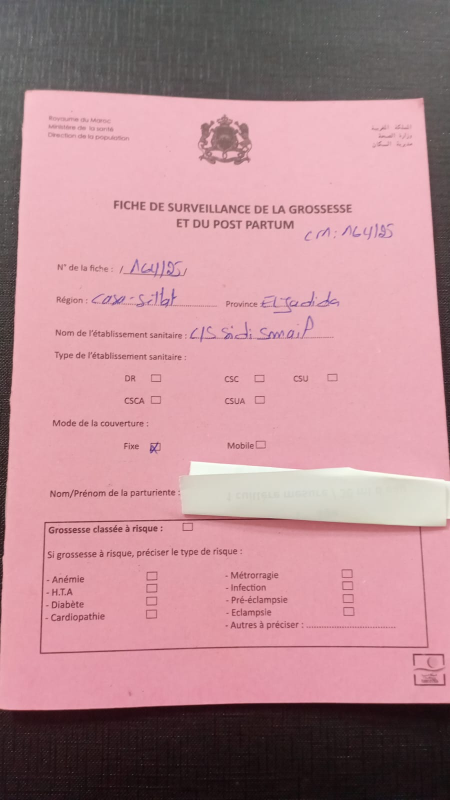
#> input picture data/Paper Registry/1-1.jpg, 900 x 1600 px (shown at 1/2 size)
$ python -i vision_utils.py   (imports and definitions only)   (older library calls are emulated)
#> lines starting #> are read from the running program, lines starting #| are printed output that depends on the picture
import cv2
import numpy as np

def verifier_qualite_image(image_path: str, seuil_laplacien: float = 100.0) -> dict:
#> called with image_path = '../data/Paper Registry/1-1.jpg', seuil_laplacien = 100
    image = cv2.imread(image_path)
#> image is the input picture: shape (1600, 900, 3); mean B, G, R 145.5, 138, 183.3
    if image is None:
        return {"accepter": False, "raison": "Image introuvable"}

    hauteur = 1000
    ratio = hauteur / image.shape[0]
#> ratio = 0.625
    dim = (int(image.shape[1] * ratio), hauteur)
#> dim = (562, 1000)
    resized = cv2.resize(image, dim, interpolation=cv2.INTER_AREA)
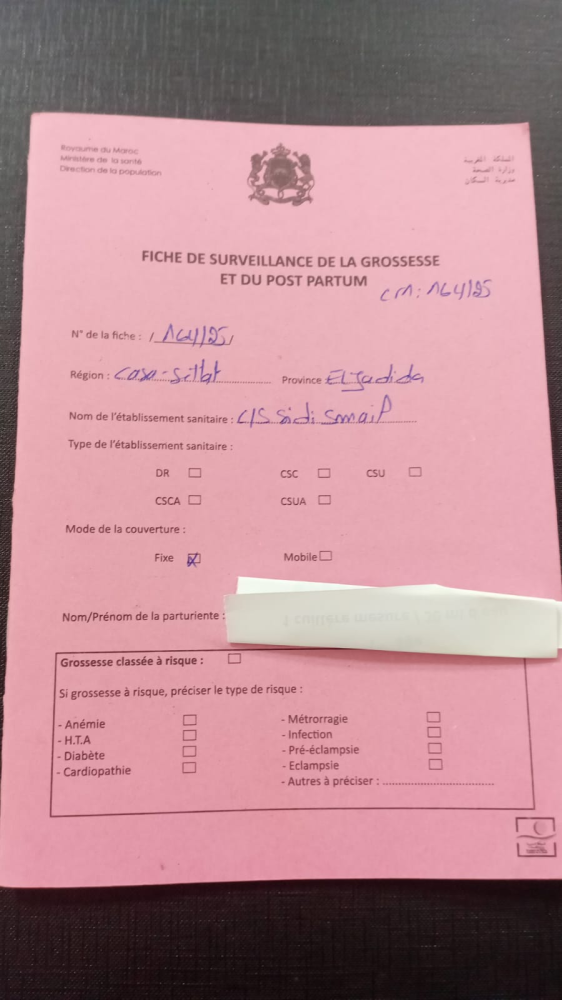
#> resized: shape (1000, 562, 3); mean B, G, R 145.5, 138, 183.3

    gray = cv2.cvtColor(resized, cv2.COLOR_BGR2GRAY)
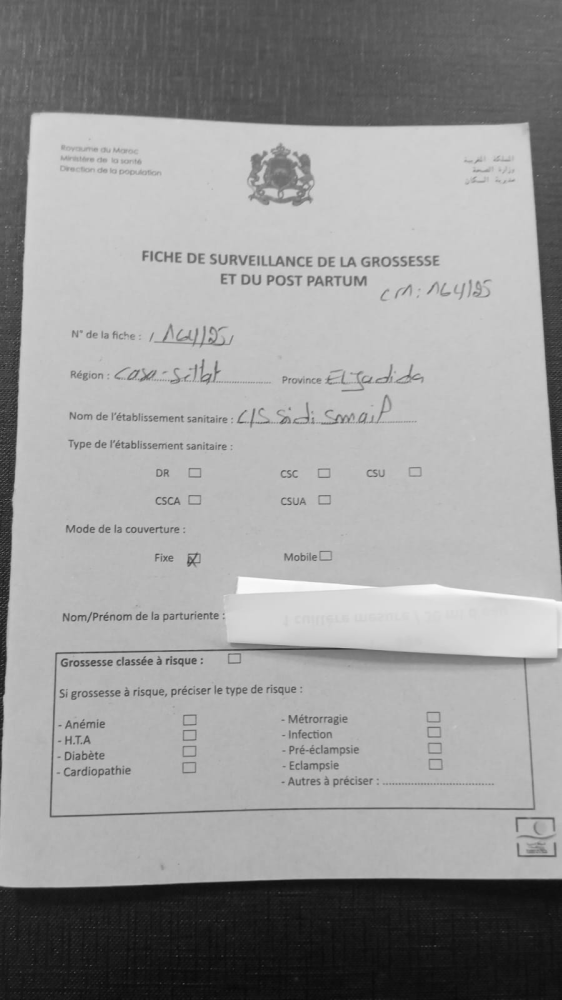
#> gray: shape (1000, 562); min 8, max 252, mean 152.4
    variance = cv2.Laplacian(gray, cv2.CV_64F).var()
#> variance = 252.3

    accepter = variance > seuil_laplacien
#> accepter = True
    return {
        "accepter": accepter,
        "score_nettete": variance,
        "raison": "Flou détecté, veuillez vous rapprocher et stabiliser" if not accepter else "OK"
    }

def aligner_sur_gabarit(image_path: str, template_path: str, max_features: int = 5000):
    img1 = cv2.imread(image_path, cv2.IMREAD_GRAYSCALE) # Photo prise par la sage-femme
    img2 = cv2.imread(template_path, cv2.IMREAD_GRAYSCALE) # Gabarit vierge

    sift = cv2.SIFT_create(max_features)
    kp1, des1 = sift.detectAndCompute(img1, None)
    kp2, des2 = sift.detectAndCompute(img2, None)

    index_params = dict(algorithm=1, trees=5)
    search_params = dict(checks=50)
    flann = cv2.FlannBasedMatcher(index_params, search_params)
    matches = flann.knnMatch(des1, des2, k=2)

    good_matches = []
    for m, n in matches:
        if m.distance < 0.7 * n.distance:
            good_matches.append(m)

    if len(good_matches) > 10:
        src_pts = np.float32([kp1[m.queryIdx].pt for m in good_matches]).reshape(-1, 1, 2)
        dst_pts = np.float32([kp2[m.trainIdx].pt for m in good_matches]).reshape(-1, 1, 2)

        M, mask = cv2.findHomography(src_pts, dst_pts, cv2.RANSAC, 5.0)
        h, w = img2.shape
        img_aligned = cv2.warpPerspective(cv2.imread(image_path), M, (w, h))
        return img_aligned, M
    else:
        raise ValueError("Pas assez de points de correspondance pour l'alignement.")

>>> result = verifier_qualite_image('../data/Paper Registry/1-1.jpg')
#> result = {'accepter': True, 'score_nettete': 252.3, 'raison': 'OK'}

$ run again, on data/Paper Registry/1-2.jpg
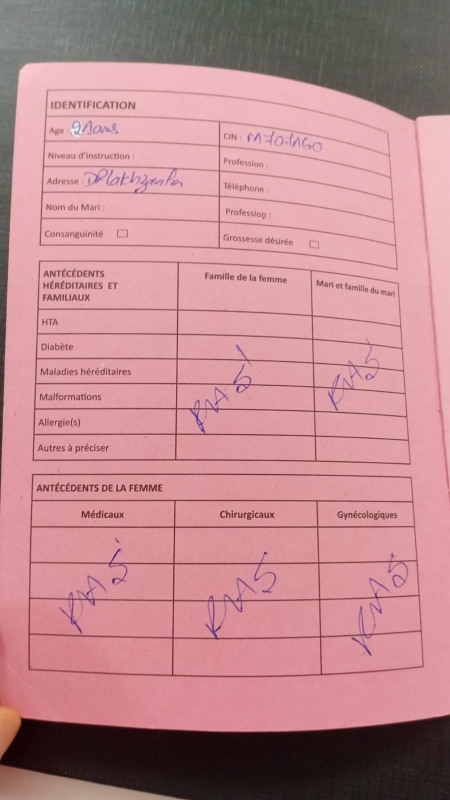
#> input picture data/Paper Registry/1-2.jpg, 900 x 1600 px (shown at 1/2 size)
#> in verifier_qualite_image, image is the input picture: shape (1600, 900, 3); mean B, G, R 142.5, 137.5, 191
#> in verifier_qualite_image, `resized = cv2.resize(image, dim, interpolation=cv2.INTER_AREA)`:
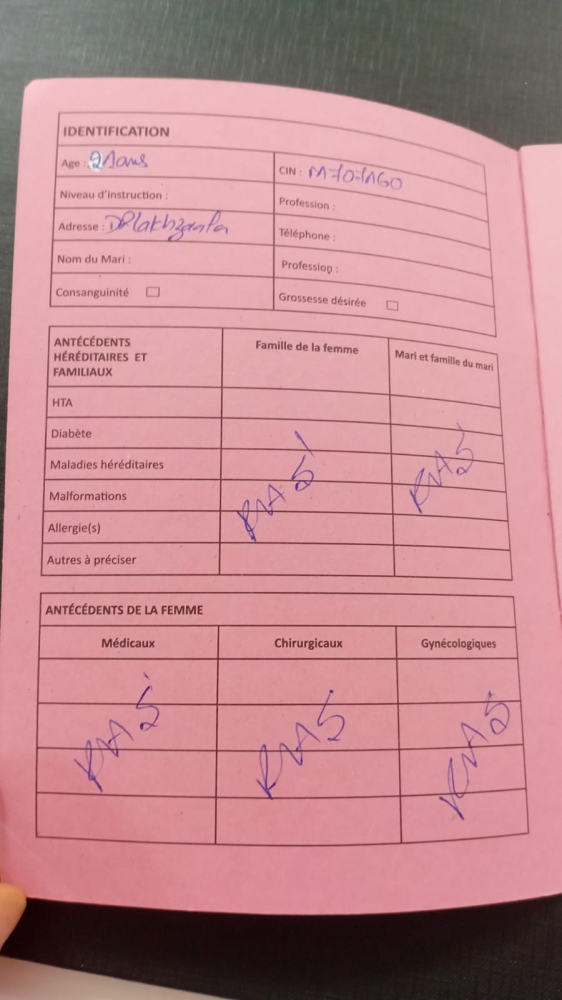
#> resized: shape (1000, 562, 3); mean B, G, R 142.5, 137.5, 191
#> in verifier_qualite_image, `gray = cv2.cvtColor(resized, cv2.COLOR_BGR2GRAY)`:
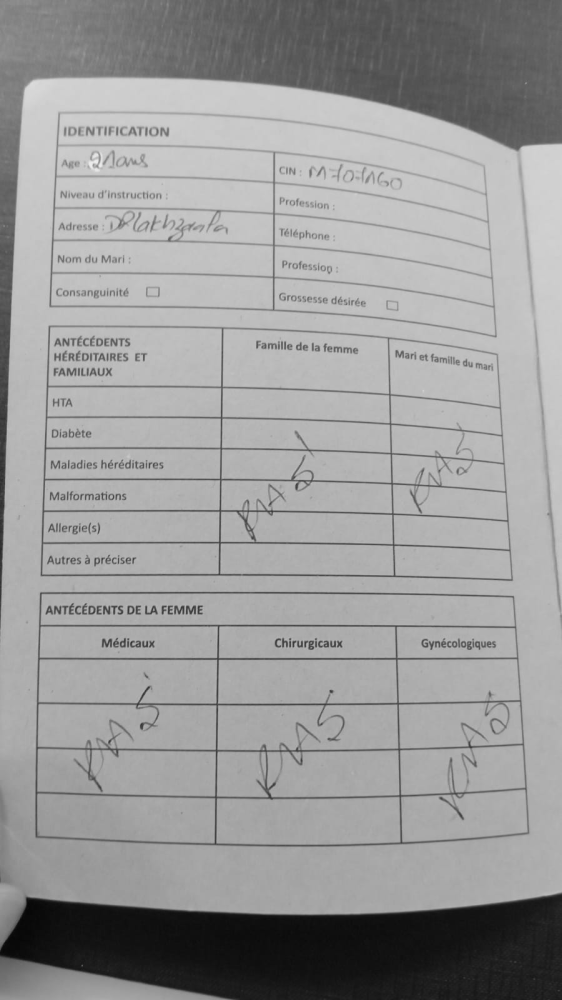
#> gray: shape (1000, 562); min 6, max 239, mean 154.1
#> variance = 413.7
#> accepter = True
#> result = {'accepter': True, 'score_nettete': 413.7, 'raison': 'OK'}

$ run again, on data/Paper Registry/1-3.jpg
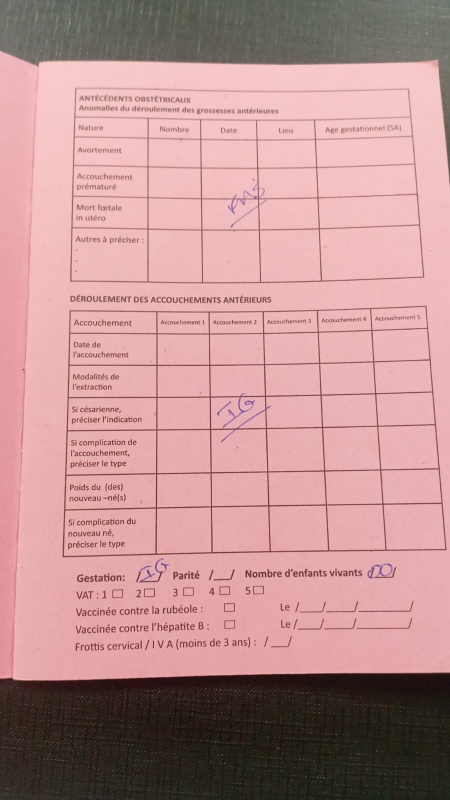
#> input picture data/Paper Registry/1-3.jpg, 900 x 1600 px (shown at 1/2 size)
#> in verifier_qualite_image, image is the input picture: shape (1600, 900, 3); mean B, G, R 146.8, 146.4, 190.3
#> in verifier_qualite_image, `resized = cv2.resize(image, dim, interpolation=cv2.INTER_AREA)`:
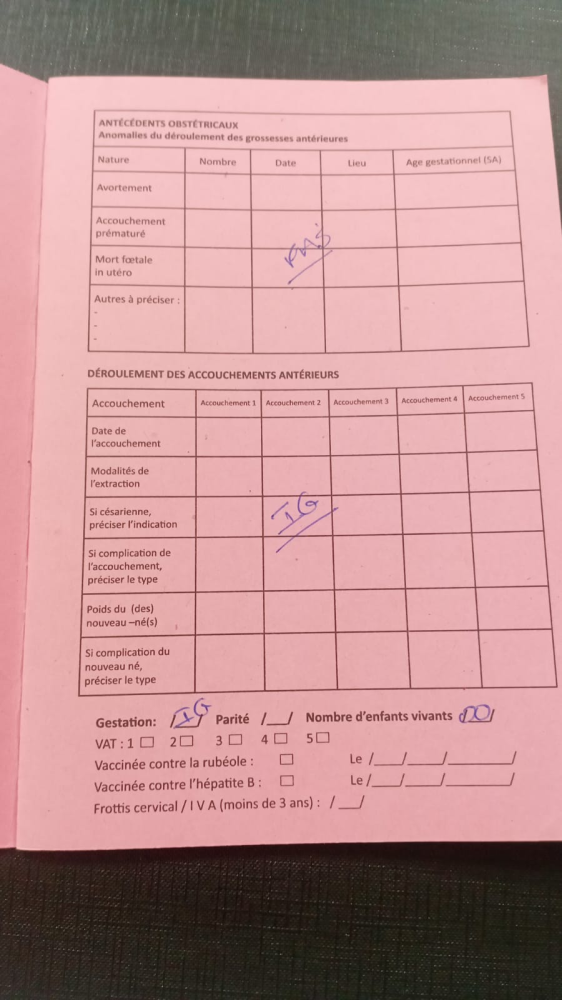
#> resized: shape (1000, 562, 3); mean B, G, R 146.8, 146.4, 190.3
#> in verifier_qualite_image, `gray = cv2.cvtColor(resized, cv2.COLOR_BGR2GRAY)`:
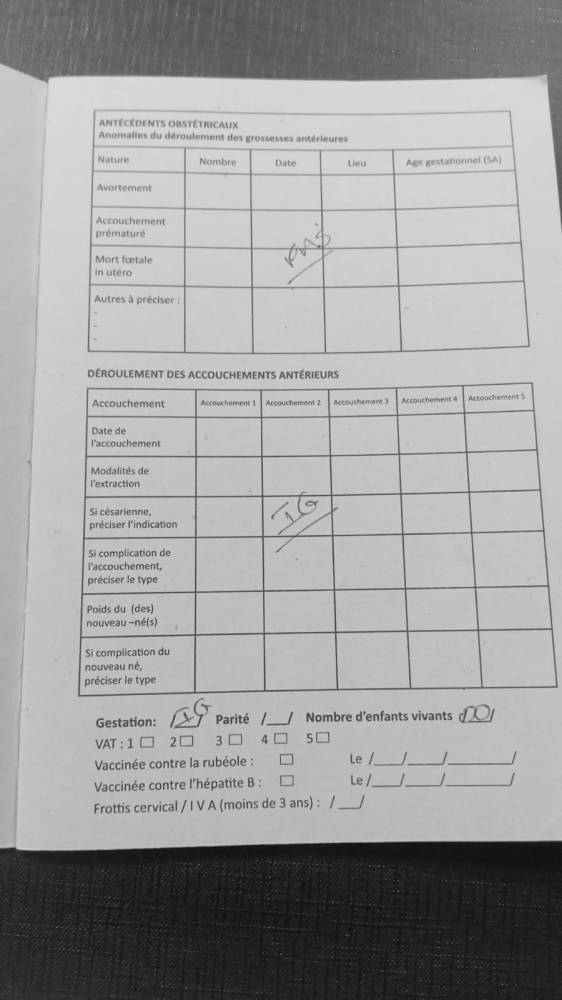
#> gray: shape (1000, 562); min 15, max 220, mean 159.6
#> variance = 666.4
#> accepter = True
#> result = {'accepter': True, 'score_nettete': 666.4, 'raison': 'OK'}

$ run again, on data/Paper Registry/1-4.jpg
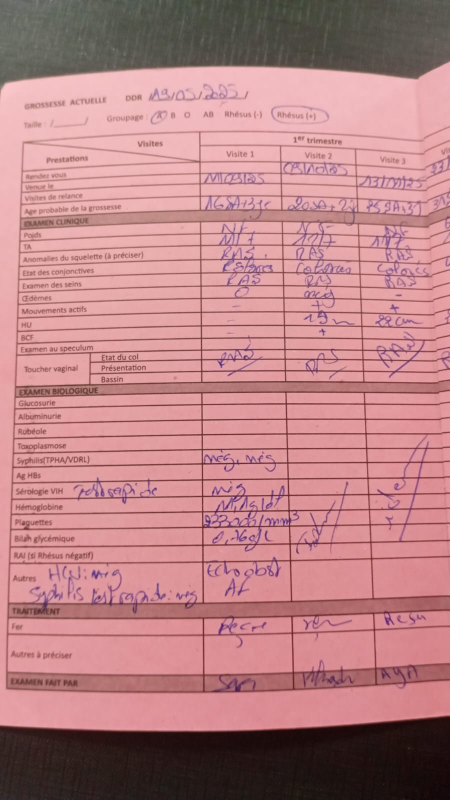
#> input picture data/Paper Registry/1-4.jpg, 900 x 1600 px (shown at 1/2 size)
#> in verifier_qualite_image, image is the input picture: shape (1600, 900, 3); mean B, G, R 133.7, 130.7, 185.6
#> in verifier_qualite_image, `resized = cv2.resize(image, dim, interpolation=cv2.INTER_AREA)`:
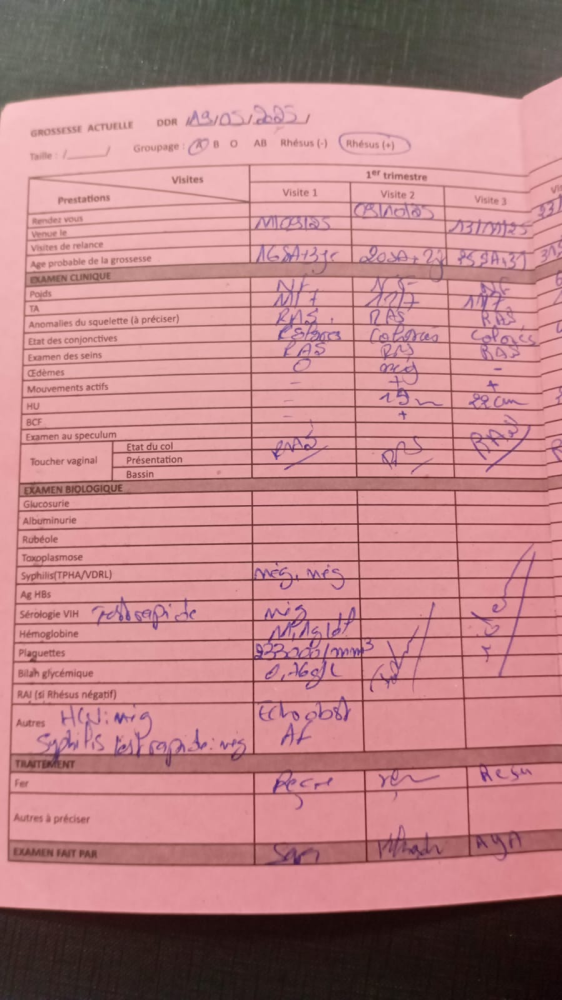
#> resized: shape (1000, 562, 3); mean B, G, R 133.7, 130.7, 185.6
#> in verifier_qualite_image, `gray = cv2.cvtColor(resized, cv2.COLOR_BGR2GRAY)`:
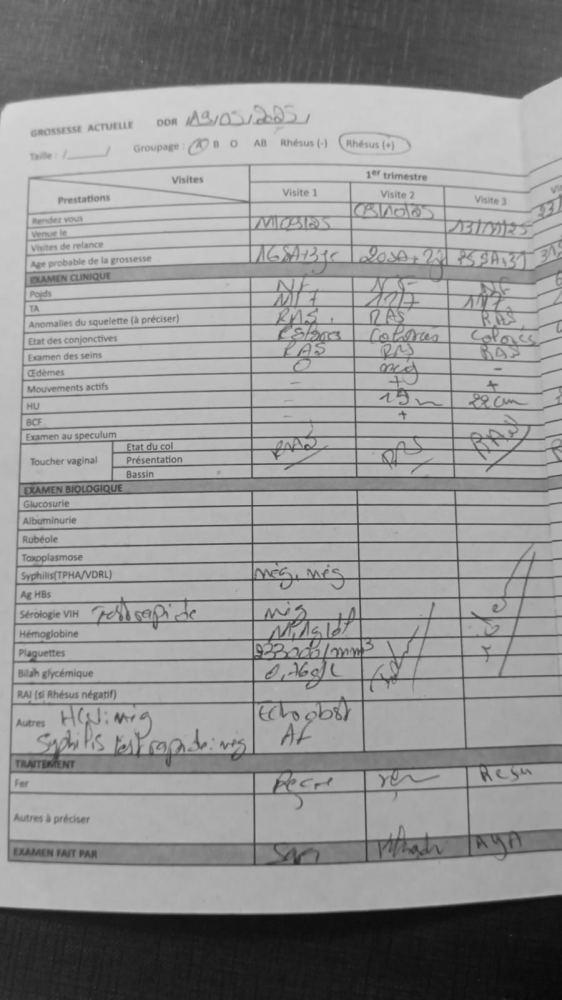
#> gray: shape (1000, 562); min 9, max 216, mean 147.4
#> variance = 571.4
#> accepter = True
#> result = {'accepter': True, 'score_nettete': 571.4, 'raison': 'OK'}
